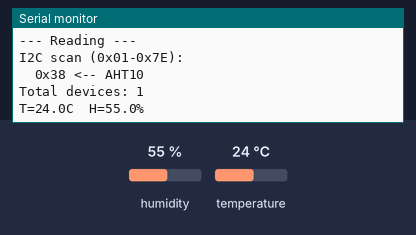
The sketch below on a simulated Arduino Pro Mini, built with avr-gcc and run on an emulated ATmega328P. Parts: the last lines printed to the serial monitor. The inputs (shaded band) are chosen by the test bench; at power-on: humidity 55 %, temperature 24 °C.

Above: at 3.9 s.
4.0 s: humidity set to 22 %
At 6.5 s:
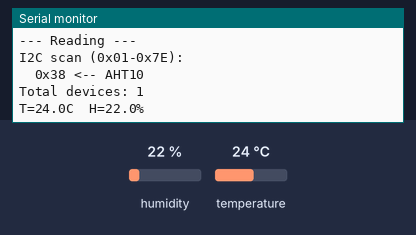
8.0 s: temperature set to 12 °C
At 10.0 s:
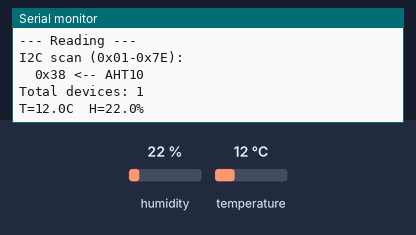
12.0 s: humidity set to 40 %
At 13.6 s:
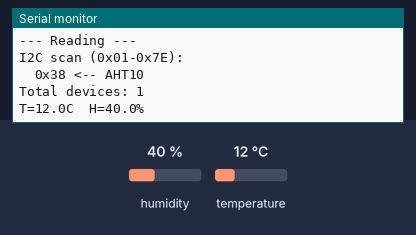
Timing chart, 0 to 15.1 s (numbered marks = the images above; inputs shaded):
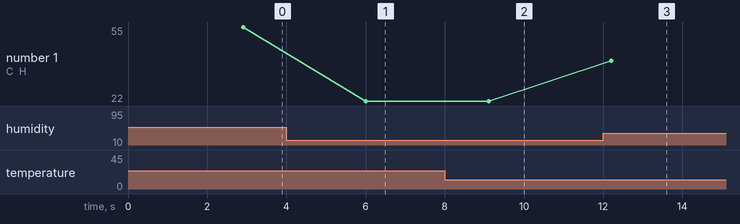

The sketch:

v2_03_aht10_test.ino
```cpp
// ============================================================
// TEST 03b: AHT10 DIRECT POWER TEST (no MOSFET)
// Arduino Pro Mini 3.3V/8MHz + AHT10
//
// PURPOSE: Rule out MOSFET as cause of I2C failure
// SETUP:   AHT10 VCC → Pro Mini VCC (3.3V direct)
//          AHT10 GND → Pro Mini GND
//          AHT10 SDA → A4
//          AHT10 SCL → A5
//          NO MOSFET involved
// ============================================================

#include <Wire.h>
#include <Adafruit_AHTX0.h>

Adafruit_AHTX0 aht;

void i2cScan() {
  Serial.println(F("I2C scan (0x01-0x7E):"));
  byte count = 0;
  for (byte addr = 1; addr < 127; addr++) {
    Wire.beginTransmission(addr);
    byte err = Wire.endTransmission();
    if (err == 0) {
      Serial.print(F("  0x"));
      if (addr < 16) Serial.print('0');
      Serial.print(addr, HEX);
      if (addr == 0x38) Serial.print(F(" <-- AHT10"));
      if (addr == 0x44) Serial.print(F(" <-- SHT40"));
      Serial.println();
      count++;
    } else if (err == 2) {
      // NACK on address — device not present (normal)
    } else if (err != 2) {
      // err=1: data too long, err=3: NACK on data, err=4: other, err=5: timeout
      Serial.print(F("  0x"));
      if (addr < 16) Serial.print('0');
      Serial.print(addr, HEX);
      Serial.print(F(" ERROR="));
      Serial.println(err);
    }
  }
  Serial.print(F("Total devices: "));
  Serial.println(count);
  if (count == 0) {
    Serial.println(F("\nNO DEVICES — check:"));
    Serial.println(F("  1. SDA wire → A4  (pin closest to A3)"));
    Serial.println(F("  2. SCL wire → A5  (pin closest to A4)"));
    Serial.println(F("  3. Verify with multimeter:"));
    Serial.println(F("     - Continuity from AHT10 SDA pad to Pro Mini A4"));
    Serial.println(F("     - Continuity from AHT10 SCL pad to Pro Mini A5"));
    Serial.println(F("  4. Some AHT10 modules need external 10k pullups:"));
    Serial.println(F("     - 10k from SDA to VCC"));
    Serial.println(F("     - 10k from SCL to VCC"));
    Serial.println(F("  5. Try different I2C speed (below)"));
  }
}

void setup() {
  Serial.begin(9600);
  delay(2000);

  Serial.println();
  Serial.println(F("=== TEST 03b: AHT10 DIRECT (no MOSFET) ==="));
  Serial.println(F("AHT10 powered from VCC, not MOSFET drain"));
  Serial.println(F("============================================"));
  Serial.println();

  // Standard speed I2C (100kHz)
  Wire.begin();
  delay(500);  // Give AHT10 plenty of time

  Serial.println(F("--- Standard I2C (100kHz) ---"));
  i2cScan();
  Serial.println();

  // Try slower I2C in case of long wires or no pullups
  Wire.setClock(50000);  // 50kHz
  delay(100);
  Serial.println(F("--- Slow I2C (50kHz) ---"));
  i2cScan();
  Serial.println();

  // Reset back to 100kHz
  Wire.setClock(100000);

  // Try AHT10 init
  Serial.print(F("aht.begin()... "));
  bool ok = aht.begin();
  if (ok) {
    Serial.println(F("OK!"));
  } else {
    Serial.println(F("FAIL"));
    Serial.println(F("\nIf scan also found nothing:"));
    Serial.println(F("  -> Wiring issue (SDA/SCL/GND)"));
    Serial.println(F("  -> Dead AHT10 module"));
    Serial.println(F("  -> Try adding 10k pullups to SDA & SCL"));
    Serial.println(F("\nIf scan found 0x38 but begin() fails:"));
    Serial.println(F("  -> Library version issue"));
    Serial.println(F("  -> Try: Adafruit_AHTX0 v2.0+"));
  }
  Serial.println();
}

void loop() {
  Serial.println(F("--- Reading ---"));

  // Scan every loop so you can wiggle wires and see if it appears
  i2cScan();

  bool ok = aht.begin();
  if (ok) {
    sensors_event_t humidity, temperature;
    aht.getEvent(&humidity, &temperature);
    Serial.print(F("T="));
    Serial.print(temperature.temperature, 1);
    Serial.print(F("C  H="));
    Serial.print(humidity.relative_humidity, 1);
    Serial.println(F("%"));
  } else {
    Serial.println(F("aht.begin() FAIL"));
  }

  Serial.println();
  delay(3000);
}
```

Measured:
- after the input at 4.0 s, the serial monitor: prints a new line after 2.0 s (image 1)
- after the input at 8.0 s, the serial monitor: prints a new line after 1.1 s (image 2)
- after the input at 12.0 s, the serial monitor: prints a new line after 0.21 s (image 3)
- plotted number 1: 55 → 22 after the input at 4.0 s, 22 → 40 after the input at 12.0 s
